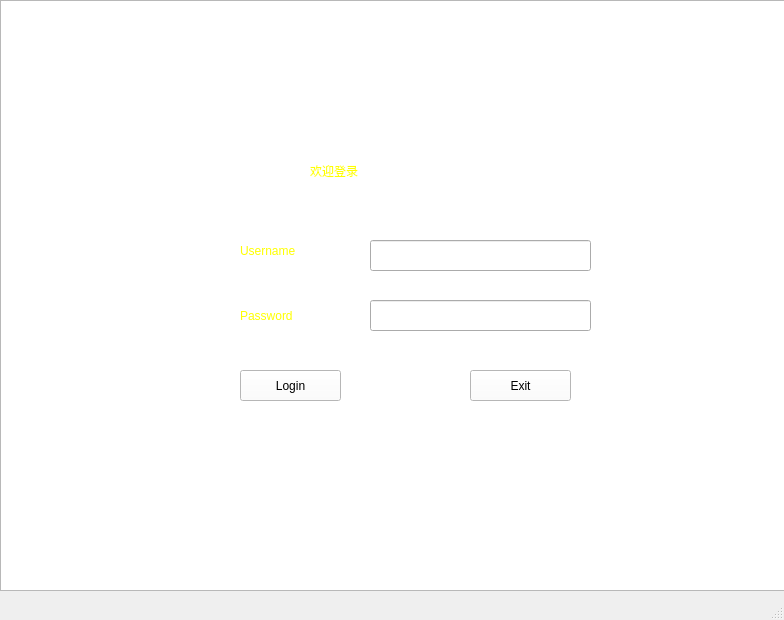
<?xml version="1.0" encoding="UTF-8"?>
<ui version="4.0">
 <class>LOGIN</class>
 <widget class="QMainWindow" name="LOGIN">
  <property name="geometry">
   <rect>
    <x>0</x>
    <y>0</y>
    <width>784</width>
    <height>620</height>
   </rect>
  </property>
  <property name="windowTitle">
   <string>MainWindow</string>
  </property>
  <widget class="QWidget" name="centralwidget">
   <widget class="QListView" name="bg">
    <property name="geometry">
     <rect>
      <x>0</x>
      <y>0</y>
      <width>801</width>
      <height>591</height>
     </rect>
    </property>
    <property name="styleSheet">
     <string notr="true">background-image: url(:/bg2.jpg);


</string>
    </property>
   </widget>
   <widget class="QPushButton" name="loginbutton">
    <property name="geometry">
     <rect>
      <x>240</x>
      <y>370</y>
      <width>101</width>
      <height>31</height>
     </rect>
    </property>
    <property name="styleSheet">
     <string notr="true">
font: 75 14pt &quot;Arial&quot;;
background-color: rgb(255, 255, 255);</string>
    </property>
    <property name="text">
     <string>Login</string>
    </property>
   </widget>
   <widget class="QPushButton" name="exitbutton">
    <property name="geometry">
     <rect>
      <x>470</x>
      <y>370</y>
      <width>101</width>
      <height>31</height>
     </rect>
    </property>
    <property name="styleSheet">
     <string notr="true">background-color: rgb(255, 255, 255);
font: 75 14pt &quot;Arial&quot;;</string>
    </property>
    <property name="text">
     <string>Exit</string>
    </property>
   </widget>
   <widget class="QLabel" name="username">
    <property name="geometry">
     <rect>
      <x>240</x>
      <y>220</y>
      <width>91</width>
      <height>61</height>
     </rect>
    </property>
    <property name="styleSheet">
     <string notr="true">font: 16pt &quot;Agency FB&quot;;
color: rgb(255, 255, 0);
</string>
    </property>
    <property name="text">
     <string>Username</string>
    </property>
   </widget>
   <widget class="QLabel" name="password">
    <property name="geometry">
     <rect>
      <x>240</x>
      <y>300</y>
      <width>84</width>
      <height>32</height>
     </rect>
    </property>
    <property name="styleSheet">
     <string notr="true">font: 16pt &quot;Agency FB&quot;;
color: rgb(255, 255, 0);
</string>
    </property>
    <property name="text">
     <string>Password</string>
    </property>
   </widget>
   <widget class="QLineEdit" name="username_line">
    <property name="geometry">
     <rect>
      <x>370</x>
      <y>240</y>
      <width>221</width>
      <height>31</height>
     </rect>
    </property>
   </widget>
   <widget class="QLineEdit" name="password_line">
    <property name="geometry">
     <rect>
      <x>370</x>
      <y>300</y>
      <width>221</width>
      <height>31</height>
     </rect>
    </property>
    <property name="echoMode">
     <enum>QLineEdit::Password</enum>
    </property>
   </widget>
   <widget class="QLabel" name="welcome">
    <property name="geometry">
     <rect>
      <x>310</x>
      <y>130</y>
      <width>181</width>
      <height>81</height>
     </rect>
    </property>
    <property name="styleSheet">
     <string notr="true">font: 24pt &quot;Agency FB&quot;;
color: rgb(255, 255, 0);</string>
    </property>
    <property name="text">
     <string>欢迎登录</string>
    </property>
   </widget>
  </widget>
  <widget class="QMenuBar" name="menubar">
   <property name="geometry">
    <rect>
     <x>0</x>
     <y>0</y>
     <width>784</width>
     <height>26</height>
    </rect>
   </property>
  </widget>
  <widget class="QStatusBar" name="statusbar"/>
 </widget>
 <resources>
  <include location="bg_picture.qrc"/>
 </resources>
 <connections/>
</ui>
